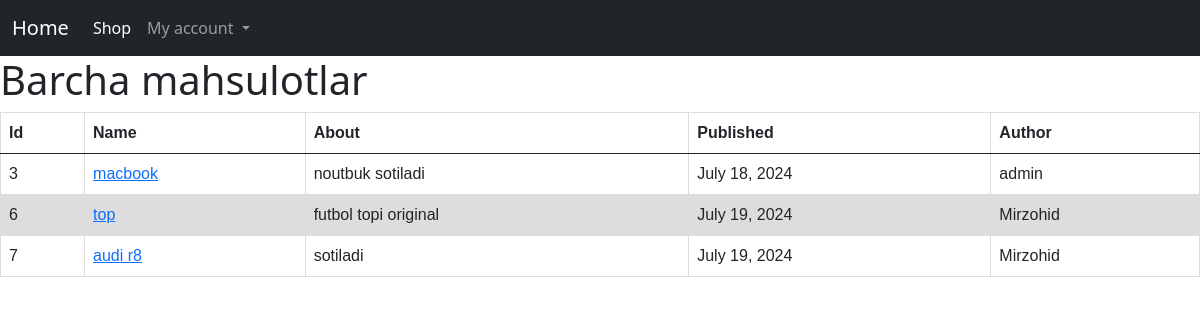
The app's page /shop/, older data.
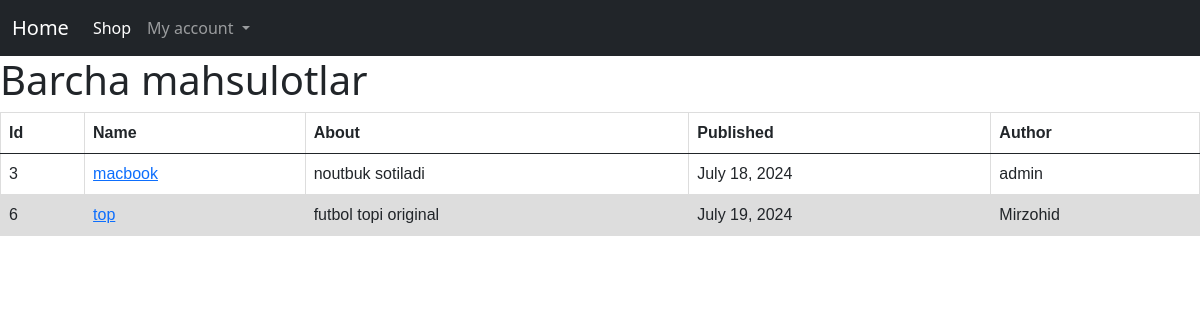
The same page, newer data.
### main/models.py (models this page shows, shortened)
class Products(models.Model):
    name = models.CharField(max_length=100)
    description = models.CharField(max_length=250)
    price = models.IntegerField()
    created = models.DateTimeField(auto_now_add=True)
    author = models.ForeignKey(get_user_model(), on_delete=models.CASCADE)

### main/views.py (the view)
# urls.py: path('shop/', Shop.as_view(), name='shop'),
class Shop(ListView):
    model = Products
    template_name = 'main/shop.html'

### templates/main/shop.html (shortened to what this page needs)
{% extends 'base.html' %}
{% load static %}
{% block css %}
<link rel="stylesheet" href="{% static 'shop.css' %}">
{% endblock css %}
{% block content %}
    <h1>Barcha mahsulotlar</h1>
      <table class="table">
        <thead>
          <tr>
            <th scope="col">Id</th>
            <th scope="col">Name</th>
            <th scope="col">About</th>
            <th scope="col">Published</th>
            <th scope="col">Author</th>
          </tr>
        </thead>
        <tbody>
          {% for post in object_list %}
              <tr>
                <td>{{ post.id }}</td>
                <td><a href="{% url 'detail' post.pk %}">{{ post.name }}</a></td>
                <td>{{ post.description }}</td>
                <td>{{ post.created.date }}</td>
                <td>{{ post.author }}</td>
              </tr>
          {% endfor %}
        </tbody>
      </table>
{% endblock content %}

Row changes from the older to the newer data that the page shows:
removed Products: id "7", name "audi r8", description "sotiladi", created "July 19, 2024", author "Mirzohid"
